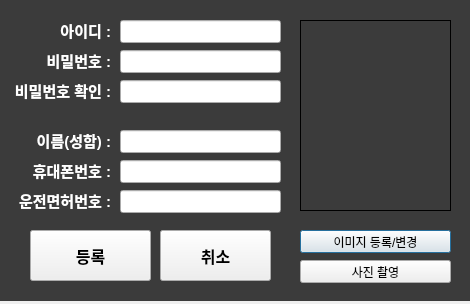
<?xml version="1.0" encoding="UTF-8"?>
<ui version="4.0">
 <class>Dialog</class>
 <widget class="QDialog" name="Dialog">
  <property name="geometry">
   <rect>
    <x>0</x>
    <y>0</y>
    <width>470</width>
    <height>304</height>
   </rect>
  </property>
  <property name="windowTitle">
   <string>Dialog</string>
  </property>
  <widget class="QLabel" name="background">
   <property name="geometry">
    <rect>
     <x>0</x>
     <y>-10</y>
     <width>481</width>
     <height>311</height>
    </rect>
   </property>
   <property name="styleSheet">
    <string notr="true">background-color: rgb(59, 59, 59);</string>
   </property>
   <property name="text">
    <string/>
   </property>
  </widget>
  <widget class="QLineEdit" name="id">
   <property name="geometry">
    <rect>
     <x>120</x>
     <y>20</y>
     <width>161</width>
     <height>23</height>
    </rect>
   </property>
  </widget>
  <widget class="QLabel" name="label_2">
   <property name="geometry">
    <rect>
     <x>40</x>
     <y>20</y>
     <width>71</width>
     <height>21</height>
    </rect>
   </property>
   <property name="styleSheet">
    <string notr="true">color: white; font: bold 15px;</string>
   </property>
   <property name="text">
    <string>아이디 :</string>
   </property>
   <property name="alignment">
    <set>Qt::AlignRight|Qt::AlignTrailing|Qt::AlignVCenter</set>
   </property>
  </widget>
  <widget class="QLabel" name="label_3">
   <property name="geometry">
    <rect>
     <x>40</x>
     <y>50</y>
     <width>71</width>
     <height>21</height>
    </rect>
   </property>
   <property name="styleSheet">
    <string notr="true">color: white; font: bold 15px;</string>
   </property>
   <property name="text">
    <string>비밀번호 :</string>
   </property>
   <property name="alignment">
    <set>Qt::AlignRight|Qt::AlignTrailing|Qt::AlignVCenter</set>
   </property>
  </widget>
  <widget class="QLineEdit" name="pw">
   <property name="geometry">
    <rect>
     <x>120</x>
     <y>50</y>
     <width>161</width>
     <height>23</height>
    </rect>
   </property>
  </widget>
  <widget class="QLabel" name="label_4">
   <property name="geometry">
    <rect>
     <x>10</x>
     <y>80</y>
     <width>101</width>
     <height>21</height>
    </rect>
   </property>
   <property name="styleSheet">
    <string notr="true">color: white; font: bold 15px;</string>
   </property>
   <property name="text">
    <string>비밀번호 확인 :</string>
   </property>
   <property name="alignment">
    <set>Qt::AlignRight|Qt::AlignTrailing|Qt::AlignVCenter</set>
   </property>
  </widget>
  <widget class="QLineEdit" name="pw_check">
   <property name="geometry">
    <rect>
     <x>120</x>
     <y>80</y>
     <width>161</width>
     <height>23</height>
    </rect>
   </property>
  </widget>
  <widget class="QLineEdit" name="name">
   <property name="geometry">
    <rect>
     <x>120</x>
     <y>130</y>
     <width>161</width>
     <height>23</height>
    </rect>
   </property>
   <property name="text">
    <string/>
   </property>
  </widget>
  <widget class="QLabel" name="label_5">
   <property name="geometry">
    <rect>
     <x>10</x>
     <y>130</y>
     <width>101</width>
     <height>21</height>
    </rect>
   </property>
   <property name="styleSheet">
    <string notr="true">color: white; font: bold 15px;</string>
   </property>
   <property name="text">
    <string>이름(성함) :</string>
   </property>
   <property name="alignment">
    <set>Qt::AlignRight|Qt::AlignTrailing|Qt::AlignVCenter</set>
   </property>
  </widget>
  <widget class="QLineEdit" name="phone">
   <property name="geometry">
    <rect>
     <x>120</x>
     <y>160</y>
     <width>161</width>
     <height>23</height>
    </rect>
   </property>
   <property name="text">
    <string/>
   </property>
  </widget>
  <widget class="QLabel" name="label_6">
   <property name="geometry">
    <rect>
     <x>10</x>
     <y>160</y>
     <width>101</width>
     <height>21</height>
    </rect>
   </property>
   <property name="styleSheet">
    <string notr="true">color: white; font: bold 15px;</string>
   </property>
   <property name="text">
    <string>휴대폰번호 :</string>
   </property>
   <property name="alignment">
    <set>Qt::AlignRight|Qt::AlignTrailing|Qt::AlignVCenter</set>
   </property>
  </widget>
  <widget class="QLineEdit" name="license">
   <property name="geometry">
    <rect>
     <x>120</x>
     <y>190</y>
     <width>161</width>
     <height>23</height>
    </rect>
   </property>
   <property name="text">
    <string/>
   </property>
  </widget>
  <widget class="QLabel" name="label_7">
   <property name="geometry">
    <rect>
     <x>10</x>
     <y>190</y>
     <width>101</width>
     <height>21</height>
    </rect>
   </property>
   <property name="styleSheet">
    <string notr="true">color: white; font: bold 15px;</string>
   </property>
   <property name="text">
    <string>운전면허번호 :</string>
   </property>
   <property name="alignment">
    <set>Qt::AlignRight|Qt::AlignTrailing|Qt::AlignVCenter</set>
   </property>
  </widget>
  <widget class="QLabel" name="image_frame">
   <property name="geometry">
    <rect>
     <x>300</x>
     <y>20</y>
     <width>151</width>
     <height>191</height>
    </rect>
   </property>
   <property name="frameShape">
    <enum>QFrame::Box</enum>
   </property>
   <property name="text">
    <string/>
   </property>
   <property name="alignment">
    <set>Qt::AlignCenter</set>
   </property>
  </widget>
  <widget class="QLineEdit" name="img_path">
   <property name="geometry">
    <rect>
     <x>30</x>
     <y>220</y>
     <width>251</width>
     <height>21</height>
    </rect>
   </property>
   <property name="autoFillBackground">
    <bool>false</bool>
   </property>
   <property name="styleSheet">
    <string notr="true">background-color: rgba(255, 255, 255, 0);
color: rgba(59, 59, 59, 0);</string>
   </property>
   <property name="text">
    <string/>
   </property>
   <property name="frame">
    <bool>false</bool>
   </property>
   <property name="alignment">
    <set>Qt::AlignCenter</set>
   </property>
  </widget>
  <widget class="QPushButton" name="add_image">
   <property name="geometry">
    <rect>
     <x>300</x>
     <y>230</y>
     <width>151</width>
     <height>23</height>
    </rect>
   </property>
   <property name="text">
    <string>이미지 등록/변경</string>
   </property>
  </widget>
  <widget class="QPushButton" name="register_2">
   <property name="geometry">
    <rect>
     <x>30</x>
     <y>230</y>
     <width>121</width>
     <height>51</height>
    </rect>
   </property>
   <property name="styleSheet">
    <string notr="true">font: bold 16px;
color: black;</string>
   </property>
   <property name="text">
    <string>등록</string>
   </property>
  </widget>
  <widget class="QPushButton" name="cancel">
   <property name="geometry">
    <rect>
     <x>160</x>
     <y>230</y>
     <width>111</width>
     <height>51</height>
    </rect>
   </property>
   <property name="styleSheet">
    <string notr="true">font: bold 16px;
color: black;</string>
   </property>
   <property name="text">
    <string>취소</string>
   </property>
  </widget>
  <widget class="QPushButton" name="capture_image">
   <property name="geometry">
    <rect>
     <x>300</x>
     <y>260</y>
     <width>151</width>
     <height>23</height>
    </rect>
   </property>
   <property name="text">
    <string>사진 촬영</string>
   </property>
  </widget>
 </widget>
 <resources/>
 <connections/>
</ui>
